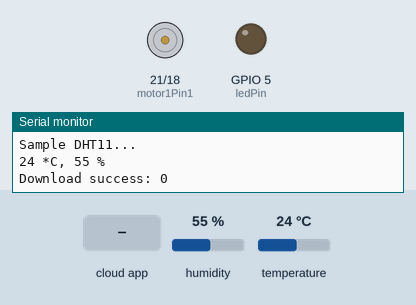
Simulated run of this sketch. Board: ESP32. Parts: motor-driver pin pairs drawn as motors (green arrow = first pin HIGH = forward, orange = second pin HIGH = backward, longer = more drive), output pins drawn as LEDs (lit = HIGH), the last lines printed to the serial monitor. The inputs (shaded band) are chosen by the test bench; at power-on: humidity 55 %, temperature 24 °C. WiFi joins after 1.5 s; servers stay silent unless stated; the Firebase database answers and starts empty.

Above: at 2.7 s.
2.8 s: the phone or cloud app sets curtain to ON
At 3.6 s:
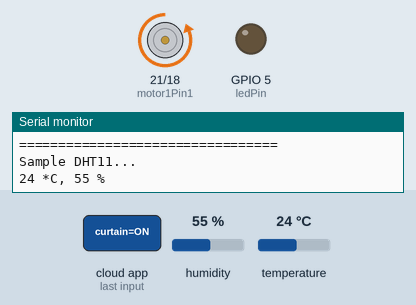
5.4 s: the phone or cloud app sets led to 1
At 6.1 s:
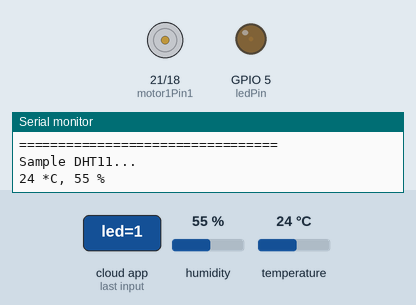
7.2 s: the phone or cloud app sets curtain to OFF
At 8.3 s:
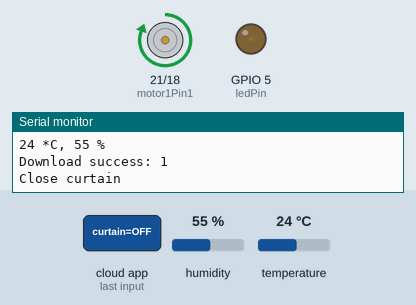
10.5 s: the phone or cloud app sets curtain to ON
At 11.8 s:
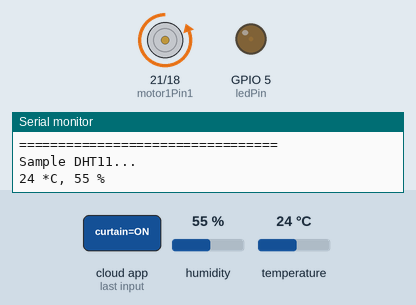
Timing chart, 0 to 13.6 s (numbered marks = the images above; inputs shaded):
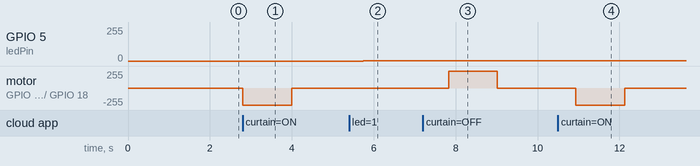

The sketch:

main.ino
```cpp
#include <Arduino.h>

#include <WiFi.h>
#include <FirebaseESP32.h>
#include <SimpleDHT.h>
#include <HardwareSerial.h>

#define WIFI_SSID "HT"
#define WIFI_PASSWORD "Thiet123"

#define FIREBASE_HOST "https://doan1-efece-default-rtdb.firebaseio.com/"
#define FIREBASE_AUTH "nDkFiYMAgCctztaQzRaNeJgxJAYubXe6BbicGCym"

//#define FIREBASE_HOST "https://damh1-c89a1-default-rtdb.firebaseio.com/"
//#define FIREBASE_AUTH "o1U6ZkdscursWsnGPIMrtMtjGJgcud4WBEXBXf5h"

//Use uart 2
HardwareSerial SerialPort(2);

FirebaseData fbdo;
int pinDHT11 = 32;
SimpleDHT11 dht11;

byte temperature = 0;
byte humidity = 0;

const int ledPin = 5;

// Setting PWM led
const int freqLed = 5000;
const int ledChannel = 0;
const int resolution = 8;

//curtain
int motor1Pin1 = 21;
int motor1Pin2 = 18;
//int enable1Pin = 19;//14 19

// Setting PWM properties: curtain
//const int freqCurtain = 5000; //30000
//const int pwmChannel = 0;
////const int resolution = 8;
//int dutyCycleCurtain = 0;

//lock
//char number = ' ';

void setup(){
  // setup PWM channel: LED
  ledcSetup(ledChannel, freqLed, resolution);

  ledcAttachPin(ledPin, ledChannel);

  //curtain
  pinMode(motor1Pin1, OUTPUT);
  pinMode(motor1Pin2, OUTPUT);

//  pinMode(enable1Pin, OUTPUT);

//  // setup PWM channel: CURTAIN
//  ledcSetup(pwmChannel, freqCurtain, resolution);
//  ledcAttachPin(enable1Pin, pwmChannel);

  Serial.begin(9600);
  //Setting uart 2
  SerialPort.begin(9600, SERIAL_8N1, 16, 17);

  WiFi.begin(WIFI_SSID, WIFI_PASSWORD);
  Serial.print("Connecting to Wi-Fi");
  while (WiFi.status() != WL_CONNECTED)
  {
    Serial.print(".");
    delay(300);
  }
  Serial.println();
  Serial.print("Connected with IP: ");
  Serial.println(WiFi.localIP());
  Serial.println();


  Firebase.begin(FIREBASE_HOST, FIREBASE_AUTH);
  Firebase.reconnectWiFi(true);

  //Set database read timeout to 1 minute (max 15 minutes)
  Firebase.setReadTimeout(fbdo, 1000 * 60);
  //tiny, small, medium, large and unlimited.
  //Size and its write timeout e.g. tiny (1s), small (10s), medium (30s) and large (60s).
  Firebase.setwriteSizeLimit(fbdo, "tiny");
}

int dutyCycleLight;
String saveCurtain = "OFF";
void loop(){
  //DHT
  readDHT11();
  Firebase.setDouble(fbdo, "/DOAN1/temperature",temperature);
  Firebase.setDouble(fbdo, "/DOAN1/humidity",humidity);

  //LED
  if(Firebase.getInt(fbdo, "/DOAN1/led"))
  {
    String temp = String(fbdo.stringData());
    Serial.println("Download success: " + temp);
    dutyCycleLight = temp.toInt();

  }else {
    Serial.println("Download fail: " + String(fbdo.stringData()));
  }

  ledcWrite(ledChannel, dutyCycleLight);
    delay(15);

  //CURTAIN
  if(Firebase.getString(fbdo, "/DOAN1/curtain")) {
      if(String(fbdo.stringData()) != saveCurtain) {
        if (String(fbdo.stringData()) == "ON"){
          Serial.println("Open curtian");
          digitalWrite(motor1Pin1, LOW);
          digitalWrite(motor1Pin2, HIGH);
          delay(550);
        }
        else if(String(fbdo.stringData()) == "OFF") {
          Serial.println("Close curtain");
          digitalWrite(motor1Pin1, HIGH);
          digitalWrite(motor1Pin2, LOW);
          delay(550);
        }
        else {
          Serial.println("Stopped");
          digitalWrite(motor1Pin1, LOW);
          digitalWrite(motor1Pin2, LOW);
        }
        saveCurtain = String(fbdo.stringData());
      }
      else {
        Serial.println("Stopped");
        digitalWrite(motor1Pin1, LOW);
        digitalWrite(motor1Pin2, LOW);
      }
  }

  //LOCK
  if (SerialPort.available())
  {
    char number = SerialPort.read();
    if (number == '0') {
      Serial.println("Lock closed");
      Firebase.setDouble(fbdo, "/DOAN1/countLocker", 0);
    }
    else if (number == '1') {
      Firebase.setDouble(fbdo, "/DOAN1/countLocker", 1);
      Serial.println("Lock opened");
    }
    else if (number == '2') {
      Serial.println("Wrong password");
      Firebase.setDouble(fbdo, "/DOAN1/countLocker", 2);
    }
  }
}

void readDHT11()
{
  // start working...
  Serial.println("=================================");
  Serial.println("Sample DHT11...");

  // read without samples.
  if (dht11.read(pinDHT11, &temperature, &humidity, NULL)) {
    Serial.print("Read DHT11 failed.");
  }
  else
  {
    Serial.print((int)temperature); Serial.print(" *C, ");
    Serial.print((int)humidity); Serial.println(" %");
  }
}
```

Measured:
- after the input at 2.8 s, motor on GPIO 21 (motor1Pin1) / GPIO 18 (motor1Pin2): stopped → backward 255/255 at once, → stopped 1.2 s later
- after the input at 5.4 s, GPIO 5 (ledPin): 0/255 → 1/255 after 0.35 s
- after the input at 7.2 s, motor on GPIO 21 (motor1Pin1) / GPIO 18 (motor1Pin2): stopped → forward 255/255 after 0.63 s, → stopped 1.2 s later
- after the input at 10.5 s, motor on GPIO 21 (motor1Pin1) / GPIO 18 (motor1Pin2): stopped → backward 255/255 after 0.44 s, → stopped 1.2 s later
